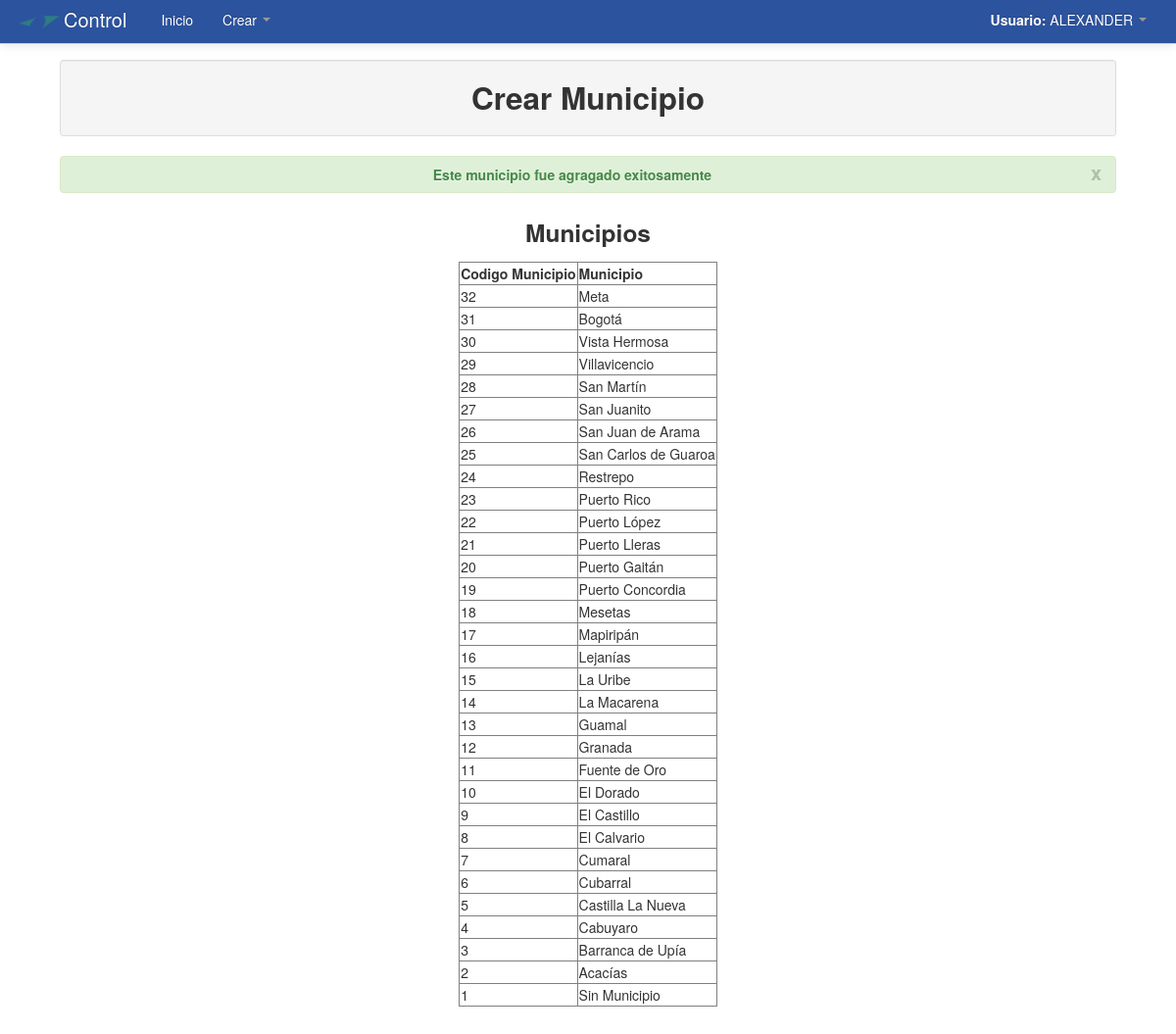
Screenshot of /Modulos/Crear/municipio2.php (signed in) with the database file from the repository.
### tables this page shows
CREATE TABLE `municipios` (
  `cod_municipio` int(11) NOT NULL AUTO_INCREMENT,
  `municipio` varchar(50) NOT NULL,
  PRIMARY KEY (`cod_municipio`)
);

### Modulos/Crear/municipio2.php (the view, shortened to what this page needs)
<?php
	include_once "../funciones.php";
?>
<!DOCTYPE html>
<html lang="es">
  <head>
    <link href="../../css/bootstrap.css" rel="stylesheet">
    <link href="../../css/bootstrap-responsive.css" rel="stylesheet">
  </head>
  <body>
    <?php include_once "../../menu/m_crear.php"; ?>
	<div align="center">
    	<table width="90%">
          <tr>
            <td>
            	<table class="table table-bordered">
                  <tr class="well">
                    <td>
                    	<h2 align="center">Crear Municipio</h2>
                    </td>
                  </tr>
                </table>
                <div align="center">
			<?php
			$cod_municipio=$_POST['cod_municipio'];
		$consultaInsertarCod_municipio=mysql_query("SELECT * FROM municipios WHERE cod_municipio='$cod_municipio' ");
		if($row=mysql_fetch_array($consultaInsertarCod_municipio)){
			echo mensajes('Este municipio ya existe','rojo');
		}else{
			echo mensajes('Este municipio fue agragado exitosamente','verde');
		}
		?>
			<h3 align='center'>Municipios</h3>
		<table border="1">
		  <tr>
		    <td>
			<strong>Codigo Municipio</strong>
		    </td>
		    <td>
			<strong>Municipio</strong>
		    </td>
		  </tr>
			<?php
				$consultamunicipio=mysql_query("SELECT * FROM municipios ORDER BY cod_municipio DESC");
				while($filamunicipio=mysql_fetch_array($consultamunicipio)){
					echo '<tr>';
					echo '<td>'.$filamunicipio['cod_municipio'].'</td>';
					echo '<td>'.$filamunicipio['municipio'].'</td>';
 					echo '<tr>';
				}
			?>
		</table>
    </div>
  </body>
</html>

### Modulos/Crear/municipio2.php (style rules this page uses)
body { padding-top: 60px; padding-bottom: 40px; }

### rows the page displays
municipios: cod_municipio "32", municipio "Meta"
municipios: cod_municipio "31", municipio "Bogotá"
municipios: cod_municipio "30", municipio "Vista Hermosa"
municipios: cod_municipio "29", municipio "Villavicencio"
municipios: cod_municipio "28", municipio "San Martín"
municipios: cod_municipio "27", municipio "San Juanito"
municipios: cod_municipio "26", municipio "San Juan de Arama"
municipios: cod_municipio "25", municipio "San Carlos de Guaroa"
municipios: cod_municipio "24", municipio "Restrepo"
municipios: cod_municipio "23", municipio "Puerto Rico"
municipios: cod_municipio "22", municipio "Puerto López"
municipios: cod_municipio "21", municipio "Puerto Lleras"
municipios: cod_municipio "20", municipio "Puerto Gaitán"
municipios: cod_municipio "19", municipio "Puerto Concordia"
municipios: cod_municipio "18", municipio "Mesetas"
municipios: cod_municipio "17", municipio "Mapiripán"
municipios: cod_municipio "16", municipio "Lejanías"
municipios: cod_municipio "15", municipio "La Uribe"
municipios: cod_municipio "14", municipio "La Macarena"
municipios: cod_municipio "13", municipio "Guamal"
municipios: cod_municipio "12", municipio "Granada"
municipios: cod_municipio "11", municipio "Fuente de Oro"
municipios: cod_municipio "10", municipio "El Dorado"
municipios: cod_municipio "9", municipio "El Castillo"
municipios: cod_municipio "8", municipio "El Calvario"
municipios: cod_municipio "7", municipio "Cumaral"
municipios: cod_municipio "6", municipio "Cubarral"
municipios: cod_municipio "5", municipio "Castilla La Nueva"
municipios: cod_municipio "4", municipio "Cabuyaro"
municipios: cod_municipio "3", municipio "Barranca de Upía"
municipios: cod_municipio "2", municipio "Acacías"
municipios: cod_municipio "1", municipio "Sin Municipio"

### other values shown
$_SESSION['user_name'] "ALEXANDER"
$mensaje "Este municipio fue agragado exitosamente"
